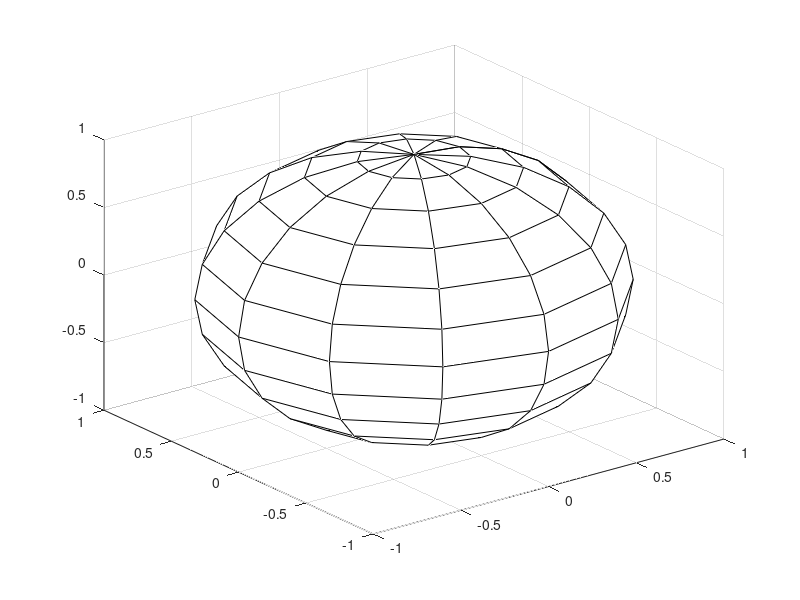

MATLAB code to generate this figure: (Note: this script raises an error after producing the figure.)
function [rgrid rx ry rz ] = grids( azInc, elInc, gtype )
% grids - CIPIC/Listen/ACD/slab3d HRTF measurement/database grids.
%
% [rgrid rx ry rz ] = grids( azInc, elInc, gtype )
%
% azInc - slab3d azimuth increment in degrees (default = 30)
% elInc - slab3d elevation increment in degrees (default = 18)
% gtype - return grid type (default = -1)
%          -1 = none, show figure (figure not shown for options below)
%           0 = slab3d
%           1 = CIPIC
%           2 = Listen
%           3 = ACD
%
% slab3d Coordinate System
%
% Location
%   +x front, through nose
%   +y left, through left ear
%   +z top, through top of head
% 
% Orientation
%   -yaw right
%   +yaw left
%   -pitch up
%   +pitch down
%   +roll right
%   -roll left
% 
% Polar
%   +azimuth right
%   -azimuth left
%   +elevation up
%   -elevation down
%   +range forward
%   -range backward
%
% See also: cipic2slab, listen2slab, c2s, c2r, r2p, p2r

% modification history
% --------------------
%                ----  v5.4.0  ----
% 10.15.03  JDM  created
% 10.30.03  JDM  removed from cipic2sarc.m;
%                bug fix: SLAB el calc
%                ----  v6.6.0  ----
% 02.09.11  JDM  added azInc and elInc params, commented-out portions to
%                increase speed
% 03.16.11  JDM  x,y,z now in slab3d coords; added Listen; cgrid.m -> grids.m
%                ----  v6.7.1  ----
% 03.13.13  JDM  added gtype param and grid return values
% 03.21.13  JDM  added ACD grid
%
% JDM == Joel D. Miller

% Copyright (C) 2001-2018 United States Government as represented by the
% Administrator of the National Aeronautics and Space Administration (NASA).
% All Rights Reserved.
% 
% This software is distributed under the NASA Open Source Agreement (NOSA),
% version 1.3.  The NOSA has been approved by the Open Source Initiative.
% See the file NOSA.txt at the top of the distribution directory tree for the
% complete NOSA document.
% 
% THE SUBJECT SOFTWARE IS PROVIDED "AS IS" WITHOUT ANY WARRANTY OF ANYKIND,
% EITHER EXPRESSED, IMPLIED, OR STATUTORY, INCLUDING, BUT NOT LIMITED TO, ANY
% WARRANTY THAT THE SUBJECT SOFTWARE WILL CONFORM TO SPECIFICATIONS, ANY IMPLIED
% WARRANTIES OF MERCHANTABILITY, FITNESS FOR A PARTICULAR PURPOSE, OR FREEDOM
% FROM INFRINGEMENT, ANY WARRANTY THAT THE SUBJECT SOFTWARE WILL BE ERROR FREE,
% OR ANY WARRANTY THAT DOCUMENTATION, IF PROVIDED, WILL CONFORM TO THE SUBJECT
% SOFTWARE.

%23456789 123456789 123456789 123456789 123456789 123456789 123456789 1234567890

if nargin < 1,
  azInc = 30;
end;
if nargin < 2,
  elInc = 18;
end;
if nargin < 3,
  gtype = -1;  % no return values, display grids in figure window
end;

% for non-slab3d grid return
if gtype > 0,  % not slab3d
  azInc = 30;
  elInc = 18;
end;

% slab3d and Listen grids
%
% sgrid(:,1:20)
%   Columns 1 through 14
%     90    72    54    36    18     0   -18   -36   -54   -72   -90    90    72    54
%    180   180   180   180   180   180   180   180   180   180   180   150   150   150
%   Columns 15 through 20
%     36    18     0   -18   -36   -54
%    150   150   150   150   150   150
%
% lgrid = [ hc.l_eq_hrir_S.elev_v hc.l_eq_hrir_S.azim_v ]';
%
% lgrid(:,1:28)
%   Columns 1 through 14
%    -45   -45   -45   -45   -45   -45   -45   -45   -45   -45   -45   -45   -45   -45
%      0    15    30    45    60    75    90   105   120   135   150   165   180   195
%   Columns 15 through 28
%    -45   -45   -45   -45   -45   -45   -45   -45   -45   -45   -30   -30   -30   -30
%    210   225   240   255   270   285   300   315   330   345     0    15    30    45
%
% Note: Listen grid not uniform.
%
% lgrid(:,end-20:end)
%   Columns 1 through 14
%     45    45    60    60    60    60    60    60    60    60    60    60    60    60
%    330   345     0    30    60    90   120   150   180   210   240   270   300   330
%   Columns 15 through 21
%     75    75    75    75    75    75    90
%      0    60   120   180   240   300     0
%
% Listen az   0 to 165 maps to slab3d 0 to -165 (-az left)
% Listen az 180 to 345 maps to slab3d 180 to 15 (+az right)
%
% els equivalent

% switch on the grid type selected by the user;
% either return a grid or display all grids
switch gtype
  case 0  % slab3d
    [rgrid rx ry rz ] = sgridgen(azInc, elInc);
  case 1  % CIPIC
    [rgrid rx ry rz ] = cgridgen();
  case 2  % Listen
    [rgrid rx ry rz ] = lgridgen();
  case 3  % ACD
    [rgrid rx ry rz ] = agridgen();
  otherwise  % grid not selected, display all grids
    figure(gcf);
    clf;
    grid;
    colormap('white');
    sphere(12);
    hold on;

    % slab3d
    [sgrid sx sy sz ] = sgridgen(azInc, elInc);
    plot3(sx,sy,sz,'ro');
    % CIPIC
    [cgrid cx cy cz ] = cgridgen();
    plot3(cx,cy,cz,'bx');
    % Listen
    [lgrid lx ly lz ] = lgridgen();
    plot3(lx,ly,lz,'g*');
    % ACD
    [agrid ax ay az ] = agridgen();
    plot3(ax,ay,az,'ms');

    view(-140,30);
    dim = 1.5;
    axis( [ -dim dim -dim dim -dim dim ] );
    xlabel('x');
    ylabel('y');
    zlabel('z');
    legend('sphere','slab3d','CIPIC','Listen','ACD');
    title( sprintf( 'azInc %d, elInc %d', azInc, elInc ) );
    hold off;

    % function return values
    rgrid = [];
    rx = [];
    ry = [];
    rz = [];
end

% az,el verison of matlab's sphere.m
if 0,
n = 20;
% -pi <= az <= pi, row vector
az = (-n:2:n)/n*pi;
% -pi/2 <= el <= pi/2, column vector
el = (-n:2:n)'/n*pi/2;
%sinaz = sin(az); %sinaz(1) = 0; sinaz(n+1) = 0;
cosel = cos(el); %cosel(1) = 0; cosel(n+1) = 0;
x = cosel*cos(az);
%y = cosel*sinaz;
y = cosel*sin(az);
z = sin(el)*ones(1,length(cosel));
surf(x,y,z);
end;

%-------------------------------------------------------------------------------
% slab3d grid

function [sgrid sx sy sz ] = sgridgen(azInc,elInc)
% slab3d grid in slab3d coords
% els-grouped-by-az (e.g., all els at 180 az and so on)
sazs = 180:-azInc:-180;
sels = 90:-elInc:-90;
sgrid = [kron(ones(size(sazs)),sels); kron(sazs,ones(size(sels)))];
sx = zeros(1,size(sgrid,2));
sy = zeros(1,size(sgrid,2));
sz = zeros(1,size(sgrid,2));
for i=1:size(sgrid,2),
  % slab3d az,el to slab3d x,y,z
  [ sx(i) sy(i) sz(i) ] = p2r( sgrid(2,i), sgrid(1,i), 1.0 );
end;

%-------------------------------------------------------------------------------
% ACD grid

function [sgrid sx sy sz ] = agridgen()
% ACD HeadZap grid in slab3d coords
% els-grouped-by-az (e.g., all els at 180 az and so on)
sazs = 180:-10:-170;
sels = 70:-10:-40;
sgrid = [kron(ones(size(sazs)),sels); kron(sazs,ones(size(sels)))];
sx = zeros(1,size(sgrid,2));
sy = zeros(1,size(sgrid,2));
sz = zeros(1,size(sgrid,2));
for i=1:size(sgrid,2),
  % slab3d az,el to slab3d x,y,z
  [ sx(i) sy(i) sz(i) ] = p2r( sgrid(2,i), sgrid(1,i), 1.0 );
end;

%-------------------------------------------------------------------------------
% Listen grid

function [lgrid lx ly lz ] = lgridgen()
% Listen grid in slab3d coords
% azs-grouped-by-el (e.g., all azs at -45 el and so on)
lels = -45:15:45;
lazs15 = [ 0:-15:-165 180:-15:15 ];  % lels
lazs30 = [ 0:-30:-150 180:-30:30 ];  % el 60
lazs60 = [ 0:-60:-120 180:-60:60 ];  % el 75
% and az,el 90,0
lgrid15 = [ kron(lels,ones(size(lazs15))); kron(ones(size(lels)),lazs15) ];
lgrid30 = [ 60*ones(size(lazs30)); lazs30 ];
lgrid60 = [ 75*ones(size(lazs60)); lazs60 ];
lgrid = [ lgrid15 lgrid30 lgrid60 [ 90; 0 ] ];
lx = zeros(1,size(lgrid,2));
ly = zeros(1,size(lgrid,2));
lz = zeros(1,size(lgrid,2));
for i=1:size(lgrid,2),
  % slab3d az,el to slab3d x,y,z
  [ lx(i) ly(i) lz(i) ] = p2r( lgrid(2,i), lgrid(1,i), 1.0 );
end;

%-------------------------------------------------------------------------------
% CIPIC grid

function [cgrid cx cy cz ] = cgridgen()
% cipic grid in cipic coords (interaural polar)
% els-grouped-by-az (e.g., all els at -80 az and so on)
cels = -45 + 5.625*(0:49);
cazs = [ -80 -65 -55 -45:5:45 55 65 80 ];
cgrid = [kron(ones(size(cazs)),cels); kron(cazs,ones(size(cels)))];
cx = zeros(1,size(cgrid,2));
cy = zeros(1,size(cgrid,2));
cz = zeros(1,size(cgrid,2));
%tic
for i=1:size(cgrid,2),
  % cipic az,el to slab3d x,y,z
  caz = cgrid(2,i);
  cel = cgrid(1,i);
  % inline, full loop = 0.3ms
  cx(i) = cos( caz*pi/180 ) * cos( cel*pi/180 );
  cy(i) = sin( caz*pi/180 ) * -1.0;
  cz(i) = cos( caz*pi/180 ) * sin( cel*pi/180 );
  %[ cx(i) cy(i) cz(i) ] = c2r( caz, cel );  % full loop = 5ms
  %[ saz sel cx(i) cy(i) cz(i) ] = c2s( caz, cel ); % full loop = 14ms
end;
%toc
